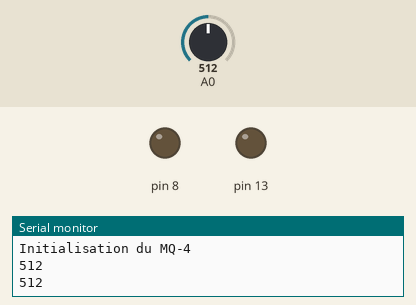
A sketch run on a simulated Arduino Uno, built with avr-gcc and run on an emulated ATmega328P. Parts: output pins drawn as LEDs (lit = HIGH), the last lines printed to the serial monitor. Inputs (shaded band) come from the test bench; at power-on: A0 = 512. EEPROM starts erased.

Above: at 10.8 s.
10.9 s: A0 set to 593
18.4 s: A0 set to 608
At 21.4 s:
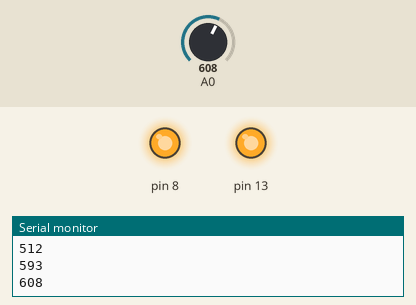
25.9 s: A0 set to 408
33.4 s: A0 set to 386
At 36.4 s:
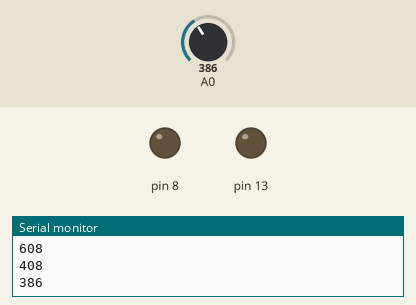
40.9 s: A0 set to 610
At 46.4 s:
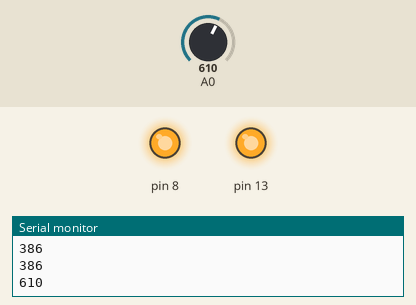
Timing chart, 0 to 47.9 s (numbered marks = the images above; inputs shaded):
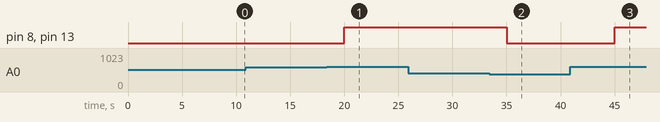

The sketch:

MQ4_Detecteur_Gaz.ino
```cpp
#include <EEPROM.h>

int val=0;
unsigned long temps;
void setup() {
  // put your setup code here, to run once:
Serial.begin(9600);
pinMode(8,OUTPUT);
pinMode(13,OUTPUT);
Serial.println("");
Serial.println("Initialisation du MQ-4");
temps=millis();
}

void loop() {


  if ((millis()-temps) < 5000) {
    if (val > 600) {
      digitalWrite(8,HIGH);
      digitalWrite(13,HIGH);
      //Serial.println("Détection haute");
    } else if (val < 400) {
      digitalWrite(8,LOW);
      digitalWrite(13,LOW);
      //Serial.println("Détection basse");
    }
  } else {
    val=analogRead(A0);
    EEPROM.write(0,val);
    Serial.println(val);
    temps=millis();
  }

}
```

Measured:
- the behaviour switches between 600 and 601 on A0 (found by bisection; images 0 and 1)
- the behaviour switches between 400 and 399 on A0 (found by bisection; images 1 and 2)
- after the input at 18.4 s, pin 8, pin 13: LOW → HIGH after 1.6 s
- after the input at 33.4 s, pin 8, pin 13: HIGH → LOW after 1.6 s
- after the input at 40.9 s, pin 8, pin 13: LOW → HIGH after 4.1 s
